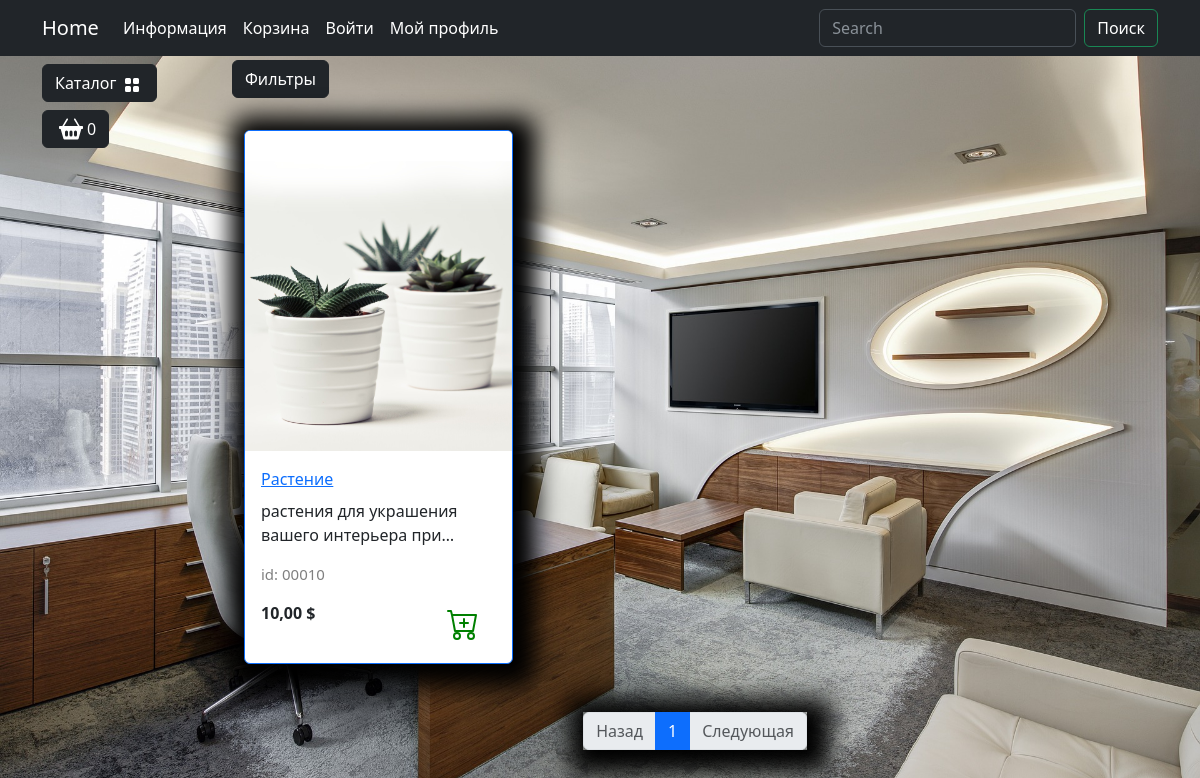
Page /catalog/gostinnaya/ on the committed database.
### goods/models.py (models this page shows, shortened)
class Products(models.Model):
    name = models.CharField(max_length=150, unique=True, verbose_name='Название')
    slug = models.SlugField(max_length=200, unique=True, blank=True, null=True, verbose_name='URL')
    description = models.TextField(blank=True, null=True, verbose_name='Описание')
    image = models.ImageField(upload_to='goods_images',blank=True, null=True, verbose_name='Изображение')
    price = models.DecimalField(default=0.00, max_digits=7, decimal_places=2,verbose_name='Цена')
    discount = models.DecimalField(default=0.00, max_digits=4, decimal_places=2, verbose_name='Скидка в %')
    quantity = models.PositiveIntegerField(default=0, verbose_name='Количество')
    category = models.ForeignKey(to=Categories, on_delete=models.CASCADE,verbose_name='Категория')
    class Meta:
        db_table: str = 'product'
        verbose_name: str = 'Продукт'
        verbose_name_plural: str = 'Продукты'
    def display_id(self):
        return f'{self.id:05}'

### goods/views.py (the view)
# urls.py: path('catalog/',include('goods.urls', namespace='catalog')),
def catalog(request, category_slug, page=1,) -> HttpResponse:
    if category_slug == 'all':
        goods = Products.objects.all()
    else:
        goods = get_list_or_404( Products.objects.filter(category__slug=category_slug))
    paginator = Paginator(goods, 3)
    current_page = paginator.page(page)
    context = {
        'title':'Home - Каталог',
        'goods': current_page,
        'slug_url': category_slug
    }
    return render(request, 'goods/catalog.html', context)

### goods/templatetags/goods_tags.py (called while the page is built)
@register.simple_tag()
def tag_categories():
    return Categories.objects.all()

### goods/templates/goods/catalog.html (shortened to what this page needs)
{% extends 'main/base.html' %}
{% load static %}
{% block content %}
<div class="row">
    <div class="dropdown mb-2">
        <button class="btn btn-secondary dropdown-toggle btn-dark" type="button" data-bs-toggle="dropdown"
                aria-expanded="false">
            Фильтры
        </button>
    </div>
    {% for product in goods %}
    <div class="col-lg-4 col-md-6 p-4">
        <div class="card border-primary rounded custom-shadow">
            <img src="{{ product.image.url }}" class="card-img-top" alt="...">
            <div class="card-body">
                <a href="{% url 'catalog:product' product.slug %}">
                    <p class="card-title">{{ product.name }}</p>
                </a>
                <p class="card-text">{{ product.description|truncatechars:44 }}</p>
                <p class="product_id">id: {{ product.display_id }}</p>
                <div class="d-flex justify-content-between">
                    {% if product.discount %}
                        <p><s>{{ product.price }}</s> $</p>
                        <p><strong> {{ product.sell_price }} $</strong></p>
                        <span class="badge bg-warning text-dark">Скидка {{ product.discount }} %</span>
                    {% else %}
                        <p><strong>{{ product.price }} $</strong></p>
                    {% endif %}
                    <a href="#" class="btn add-to-cart">
                        <img class="mx-1" src="{% static 'deps/icons/cart-plus.svg' %}" alt="Catalog Icon"
                             width="32" height="32">
                    </a>
                </div>
            </div>
        </div>
    </div>
    {% endfor %}
    <nav aria-label="Page navigation example">
        <ul class="pagination justify-content-center my-4">
            <div class="custom-shadow d-flex">
                <li class="page-item {% if not goods.has_previous %} disabled {% endif %}">
                    <a class="page-link" href="{% if goods.has_previous %}
                    {% url 'catalog:index' slug_url goods.previous_page_number %}
                    {% else %}
                    #
                    {% endif %}">Назад</a>
                </li>
                {% for page in goods.paginator.page_range %}
                {% if page >= goods.number|add:-2 and page <= goods.number|add:2%}
                    <li class="page-item if {% if goods.number == page %} active {% endif %}">
                        <a class="page-link" href="{% url 'catalog:index' slug_url page %}">{{ page }}</a>
                     </li>
                {% endif %}
                {% endfor %}
                <li class="page-item {% if not goods.has_next %} disabled {% endif %}">
                    <a class="page-link" href="{% if goods.has_next %}
                    {% url 'catalog:index' slug_url goods.next_page_number %}
                    {% else %}
                    #
                    {% endif %}">Следующая</a>
                </li>
            </div>
        </ul>
    </nav>
    {% endblock %}

### static/deps/css/my_css.css (style rules this page uses)
body { background-image: url("../images/bg-image.jpg"); background-repeat: no-repeat; background-attachment: fixed; background-position: center center; background-size: cover; height: 100%; }
.dropdown-toggle::after { content: none; }
.custom-shadow { box-shadow: 5px 5px 25px 19px #000000; }
.product_id { color: gray; font-size: 15px; }

### rows in the picture
Products: image (picture), name "Растение", description "растения для украшения вашего интерьера при…", display_id "00010", price "10,00"

### other values in the picture
{{ page }} "1"
